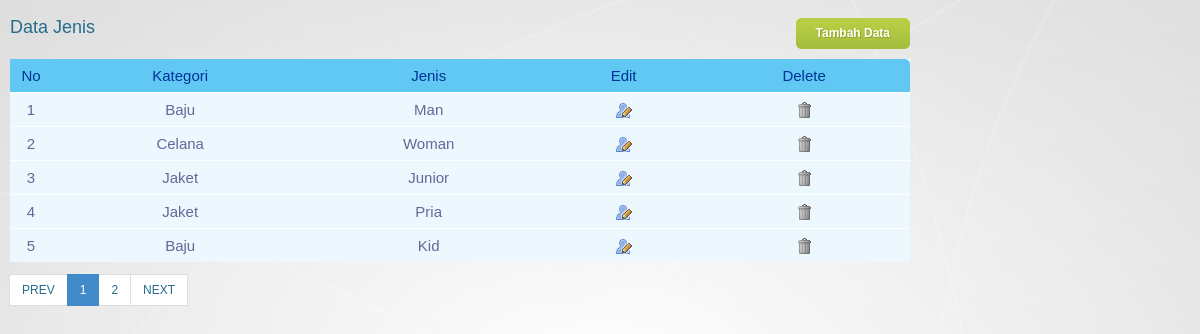
The page /admin/jenis/view.php on the database its author committed.
### tables this page shows
CREATE TABLE IF NOT EXISTS `tbljenis` (
  `idjenis` int(11) NOT NULL AUTO_INCREMENT,
  `idkategori` int(11) NOT NULL,
  `jenis` varchar(100) NOT NULL,
  PRIMARY KEY (`idjenis`)
);

CREATE TABLE IF NOT EXISTS `tblkategori` (
  `idkategori` int(11) NOT NULL AUTO_INCREMENT,
  `kategori` varchar(100) NOT NULL,
  PRIMARY KEY (`idkategori`)
);

### admin/jenis/view.php (the view)
<?php
	include ("../config/koneksi.php");
	$query="SELECT COUNT(idjenis)FROM tbljenis";
	$result = mysqli_query($db, $query);
	$row = mysqli_fetch_row($result);
	$jdata=$row[0];
	$data=5;
	$jhal=ceil($jdata/$data);
	if (isset($_GET['h'])){
		$nohal=$_GET['h'];
	} else{
		$nohal=1;
	}
?>
	<html>
		<body>
			<head>
				<link rel="stylesheet" type="text/css" href="../style.css" />
			</head>
			<div class="right_content">
			<h2 style="margin-top:-13px; margin-left:-20px;">Data Jenis</h2>
			<div style="margin:-45px 15px;">
				<a href='?p=jenis&a=tambah' class="bt_green"><span class="bt_green_lft"></span><strong>Tambah Data</strong><span class="bt_green_r"></span></a>
			</div>
	<?php
	$mulai=($nohal-1)*$data;
	$result=$db->query("SELECT tbljenis.idjenis, tbljenis.idkategori, tbljenis.jenis, tblkategori.kategori
						FROM tblkategori INNER JOIN tbljenis ON tblkategori.idkategori = tbljenis.idkategori
						LIMIT $mulai,$data");
	?>
			<table id="rounded-corner">
				<thead>
					<tr>
						<th class="rounded-company">No</th>
						<th>Kategori</th>
						<th>Jenis</th>
						<th>Edit</th>
						<th class="rounded-q4">Delete</th>
					</tr>
				</thead>
	<?php
		while ($row=$result->fetch_assoc()){
			$mulai++;
			echo"<tbody>";
				echo"<tr>";
					echo"<td>";
						echo $mulai;
					echo"</td>";
					echo"<td>";
						echo $row['kategori'];
					echo"</td>";
					echo"<td>";
						echo $row['jenis'];
					echo"</td>";
					echo"<td>";
						echo"<a href='?p=jenis&a=ubah&id=".$row['idjenis']."'><input type='image' src='images/user_edit.png' alt='' title=''></input></a>";
					echo"</td>";
					echo"<td>";
						echo"<a href='?p=jenis&a=hapus&id=".$row['idjenis']."'><input type='image' src='images/trash.png' alt='' title=''></input></a>";
					echo"</td>";
				echo"</tr>";
			echo"</tbody>";
		}
			echo"</table>";
			echo"<ul class='pagination'>";
				if ($nohal>1)
				{
					echo"<li><a href='?p=jenis&h=".($nohal-1)."'>";
					echo'PREV';
					echo"</a></li>";
				}
				else
				{
					echo"<li class='disabled'><a href='#'>PREV</a></li>";
				};
				for ($i=1; $i<=$jhal; $i++)
				{
					if ($i==$nohal)
					{
						$class='active';
					}
					else
					{
						$class='';
					};
					echo"<li class='$class'><a href='?p=jenis&h=$i'>$i</a></li>";
				}
				if ($nohal<$jhal)
				{
					echo"<li><a href='?p=jenis&h=".($nohal+1)."'>";
					echo'NEXT';
					echo'</a></li>';
				}
				else
				{
					echo"<li class='disabled'><a href='#'>NEXT</a></li>";
				};
			echo"</ul>";
	?>
		   </div>
		</body>
	</html>

### admin/style.css (style rules this page uses)
body { background:url(images/transparent.png) repeat center ; font-family:Arial, Helvetica, sans-serif; padding:0; font-size:12px; margin:0 auto; color: #0e4354; }
a { color:#256c89; }
h2 { font-size:18px; color:#256c89; font-weight:normal; padding:0px 0 15px 0; margin:0px; clear:both; }
.right_content { width:900px; float:left; padding:30px 0 0 30px; }
#rounded-corner { margin-left:-20px; width:900px; text-align:center; border-collapse: collapse; font-size:15px; }
#rounded-corner thead th.rounded-company { width:26px; background: #60c8f2 url('images/left.jpg') left top no-repeat; }
#rounded-corner thead th.rounded-q4 { background: #60c8f2 url('images/right.jpg') right top no-repeat; }
#rounded-corner th { padding: 8px; font-weight: normal; font-size: 15px; color: #039; background: #60c8f2; }
#rounded-corner td { padding: 8px; background: #ecf8fd; border-top: 1px solid #fff; color: #669; }
a.bt_green { display:block; float:right; margin:10px 5px 10px 5px; line-height:31px; text-decoration:none; color:#FFFFFF; text-shadow:1px 1px #8fa42b; }
a.bt_green strong { width:auto; height:31px; padding:0 10px 0 10px; display:block; float:left; background:url(images/bt_green_center.gif) repeat-x center; }
a.bt_green span.bt_green_lft { width:10px; height:31px; display:block; float:left; background:url(images/bt_green_left.gif) no-repeat center right; }
a.bt_green span.bt_green_r { width:10px; height:31px; display:block; float:left; background:url(images/bt_green_r.gif) no-repeat center right; }
ul.pagination { display: inline-block; border-radius:8px; margin-left:-60px; }
.pagination li { display: inline; }
.pagination li a, .pagination li span { position: relative; float: left; padding: 6px 12px; margin-left: -1px; line-height: 18px; text-decoration: none; background-color: #ffffff; border: 1px solid #dddddd; }
.pagination > .active > a, .pagination > .active > span, .pagination > .active > a:hover, .pagination > .active > span:hover, .pagination > .active > a:focus, .pagination > .active > span:focus { z-index: 2; color: #ffffff; cursor: default; background-color: #428bca; border-color: #428bca; }

### rows shown on the page
tbljenis: idkategori.kategori "Baju", jenis "Man"
tbljenis: idkategori.kategori "Celana", jenis "Woman"
tbljenis: idkategori.kategori "Jaket", jenis "Junior"
tbljenis: idkategori.kategori "Jaket", jenis "Pria"
tbljenis: idkategori.kategori "Baju", jenis "Kid"
